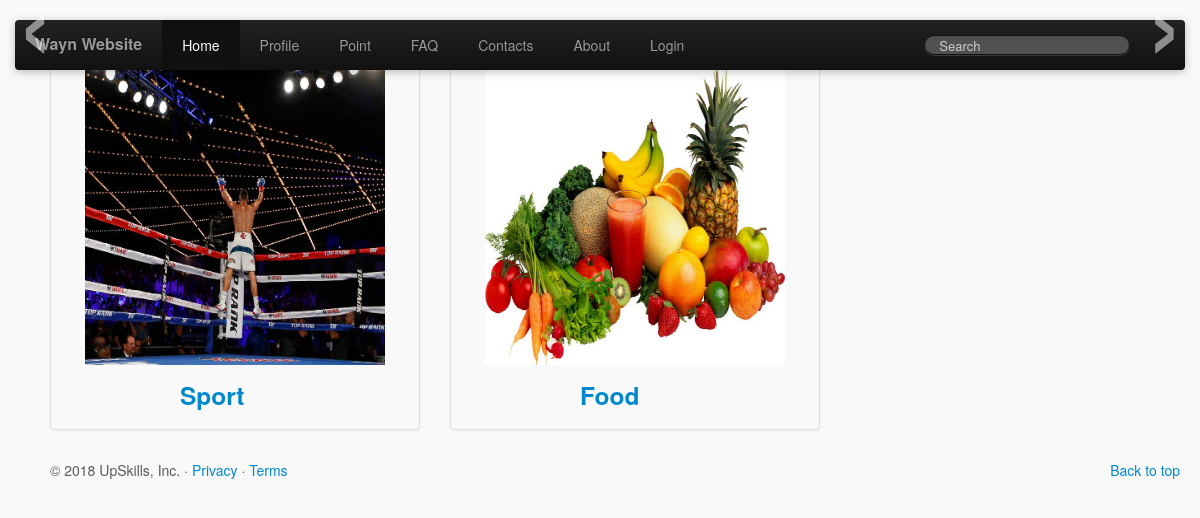
The app's page /user/index.php with its own data.
### tables this page shows
CREATE TABLE IF NOT EXISTS `category` (
  `cate_id` int(11) NOT NULL AUTO_INCREMENT,
  `cate_name` varchar(20) NOT NULL,
  `image` varchar(100) NOT NULL,
  `cat_order` int(3) NOT NULL,
  PRIMARY KEY (`cate_id`)
);

### user/index.php (the view, shortened to what this page needs)
<?php
include '../user/header_homepage.php';
include '../include/connection_db.php';
?>
<html>
    <head>
        <link href="css/bootstrap.css" rel="stylesheet" type="text/css"/>
        <link href="css/bootstrap.min.css" rel="stylesheet" type="text/css"/>
        <link href="css/bootstrap-responsive.css" rel="stylesheet" type="text/css"/>
        <link href="css/bootstrap-responsive.min.css" rel="stylesheet" type="text/css"/>
        <link href="css/style.css" rel="stylesheet" type="text/css"/>
        <link href="css/index.css" rel="stylesheet" type="text/css"/>
        <link href="js/jquery-ui.css" rel="stylesheet" type="text/css"/>
    </head>
    <body>
        <?php
        $query = "SELECT * FROM `category`";
        $result = mysqli_query($link, $query);
        $categorySet = Array();
        while ($row = mysqli_fetch_assoc($result)) {
            $categorySet[] = $row;
        }
        echo '<div class="container-fluid">';
        echo '<ul class="thumbnails">';
        foreach ($categorySet as $value) {
            echo '<li class="span4">';
            echo '<div class="thumbnail">';
            echo "<img style='width:300px; height:300px;' src='../image_category/{$value['image']}'>";
            echo "<h3><a href='Sub_Category.php?cate_id={$value['cate_id']}'>{$value['cate_name']}</a></h3>";
            echo '</div>';
            echo '</li>';
        }
        echo "</ul>";
        echo '</div>';
        ?>
        <footer class="container-fluid">
            <p class="pull-right"><a href="#">Back to top</a></p>
            <p>&copy; 2018 UpSkills, Inc. &middot; <a href="#">Privacy</a> &middot; <a href="#">Terms</a></p>
        </footer>
    </body>
</html>

### user/css/style.css (style rules this page uses)
body { background-color: #f9f9f9; }

### user/css/index.css (style rules this page uses)
body { padding-bottom: 40px; color: #5a5a5a; }
.container-fluid { padding-left: 50px; }
.container-fluid h3 { padding-left: 125px; }

### records on screen
category: image (picture), cate_name "Sport"
category: image (picture), cate_name "Food"
